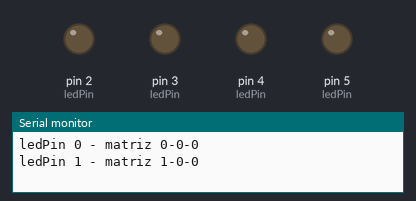
A sketch run on a simulated Arduino Uno, built with avr-gcc and run on an emulated ATmega328P. Shown: output pins drawn as LEDs (lit = HIGH), the last lines printed to the serial monitor.

Above: at 0.05 s.
At 0.68 s:
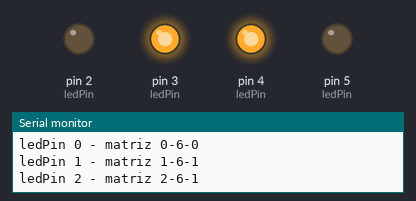
At 1.1 s:
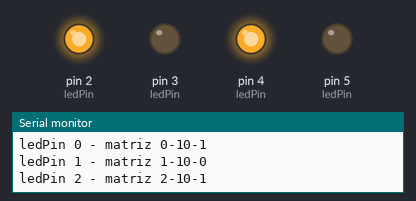
At 1.54 s:
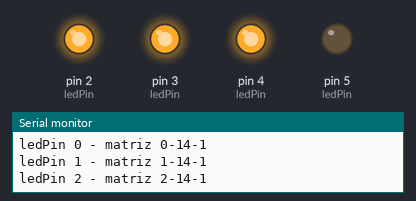
At 2.58 s:
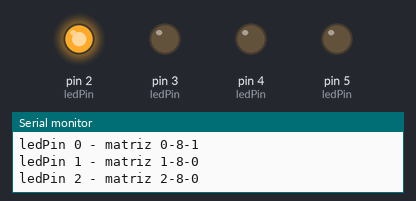
At 3.64 s:
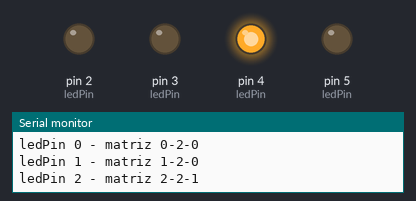
Timing chart, 0 to 3.9 s (numbered marks = the images above):
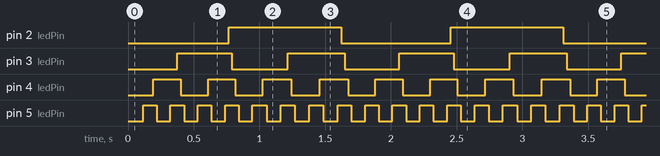

The sketch:

CHAVE_TRANSMISSOR_03.ino
```cpp
#include <Arduino.h>

// Codigo para gerar um contador de 4 bits, usando vetores.

//Declaracao para os pinos A, B, C e D (leds)
int A=2;
int B=3;
int C=4;
int D=5;

int t = 1; //Delay


// Matriz onde serao alocados os enderecos dos pinos.
int ledPin[] = {
  A, B, C, D};


// Matriz onde estao alocados os bits a serem enviados para cada pino.
// O primeiro bit deve ir para o led A, o segundo para B e assim por diante.
int matriz[16][4] = {
  {
    0,0,0,0                          }
  , {
    0,0,0,1                          }
  , {
    0,0,1,0                          }
  , {
    0,0,1,1                          }
  , {
    0,1,0,0                          }
  , {
    0,1,0,1                          }
  , {
    0,1,1,0                          }
  , {
    0,1,1,1                          }
  , {
    1,0,0,0                          }
  , {
    1,0,0,1                          }
  , {
    1,0,1,0                          }
  , {
    1,0,1,1                          }
  , {
    1,1,0,0                          }
  , {
    1,1,0,1                          }
  , {
    1,1,1,0                          }
  , {
    1,1,1,1                          }
};


void setup ()
{
  Serial.begin(9600);
  // Declara A, B, C e D como saidas.
  for (int pino=0; pino<4; pino++)
  {
    pinMode(ledPin[pino], OUTPUT);
  }
}

void loop ()
{

  for (int line=0; line<16; line++)  // Para a linha 0 da matriz de bits ate a linha 15...
  {
    for (int i=0; i<4; i++)      //Comecando pela linha 0, para o pino 0 ao 3...
    {
      digitalWrite(ledPin[i], matriz[line][i]); //Escreve no pino A o bit 0, linha 0 da matriz de bits...
      //o pino i sobe 1 posicao (pino B), bit 1, linha 0 da matriz...
      //o pino i sobe 1 posicao (pino C), bit 2, linha 0 da matriz...
      //o pino i sobe 1 posicao (pino D), bit 3, linha 0 da matriz.
      //Fim da contagem, line sobe uma posicao (linha 1) e repete a contagem.

      //Deveria estar funcionando, mas o Proteus mosta uma contagem maluca.

      //Parafraseando Groo, o Errante:
      //"Terei errado?"

      //Errei: em digitalWrite(ledPin[i], matriz[line][i]) estava trocando a posicao de
      //line e i.
      //Agora eh soh alegria!
      Serial.print("ledPin ");
      Serial.print(i);
      Serial.print(" - matriz ");
      Serial.print(i);
      Serial.print("-");
      Serial.print(line);
      Serial.print("-");
      Serial.println(matriz[line][i]);
    }
    delay(t);
  }
}
```

Measured:
- by itself, pin 2 (ledPin): alternates HIGH for 0.86 s and LOW for 0.83 s
- by itself, pin 3 (ledPin): alternates HIGH for 0.42 s and LOW for 0.42 s
- by itself, pin 4 (ledPin): alternates HIGH for 0.21 s and LOW for 0.21 s
- by itself, pin 5 (ledPin): alternates HIGH for 0.10 s and LOW for 0.10 s
